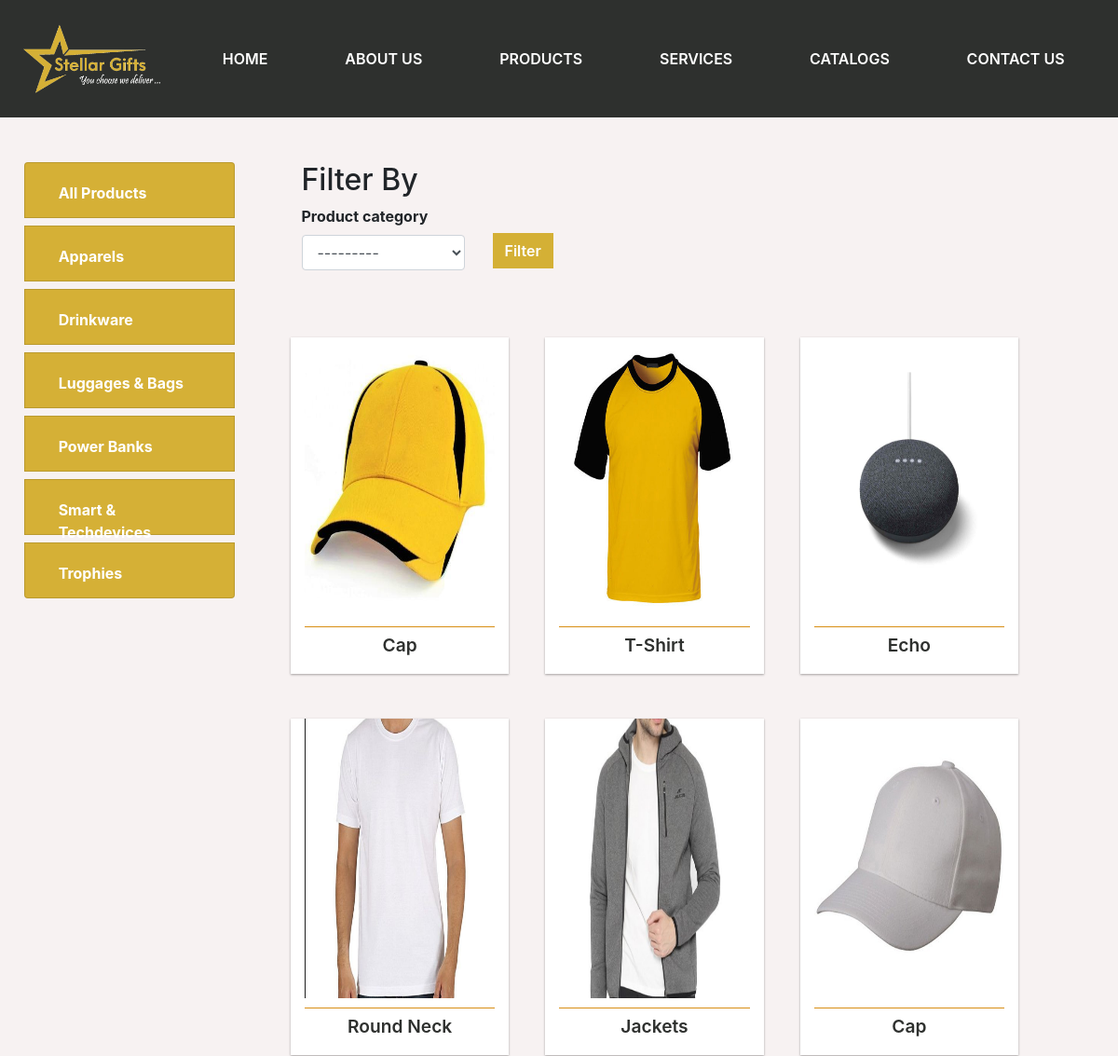
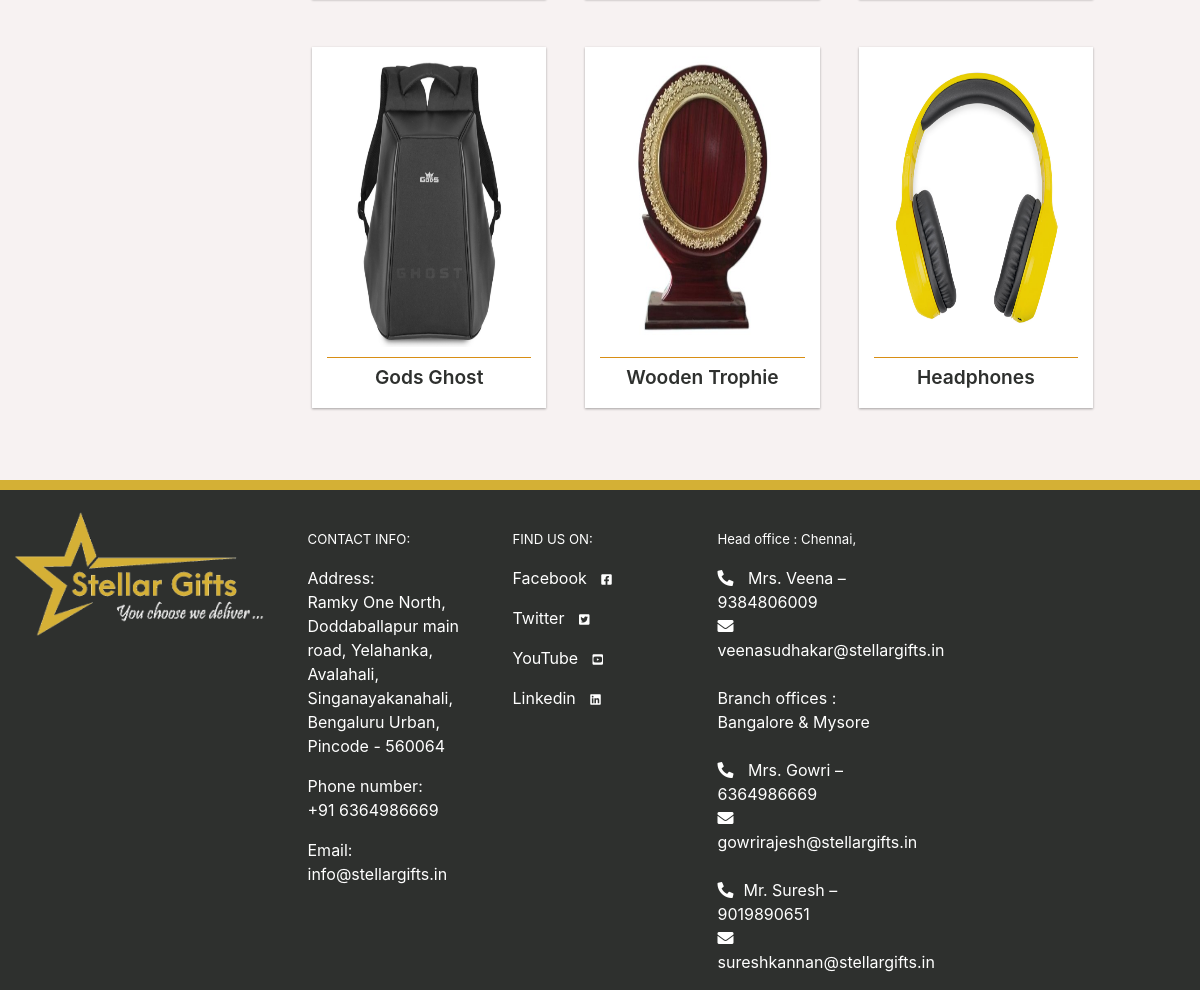
/projects/, run on the app's committed database (2 pictures, top to bottom).
### projects/models.py (models this page shows, shortened)
class Category(models.Model):
    name = models.CharField(max_length=100, blank=False, null=False)
    class Meta:
        verbose_name_plural = "Main Category"

class Product(models.Model):
    product_name = models.CharField(max_length=200, blank=False, null=False)
    image = models.ImageField(default="400-200.png", null=False, blank=True)
    product_category = models.ForeignKey('Product_category', null=False, blank=False, on_delete=models.CASCADE)
    product_description = RichTextField(blank=False, null=False)
    product_technical_specs = RichTextField(blank=False, null=False)
    price = models.IntegerField(blank=False, null=False)
    product_tag = models.CharField(max_length=50, blank=False, null=False)
    category = models.ForeignKey('Category', null=False, blank=False, default=1, on_delete=models.CASCADE)
    mok = models.IntegerField(default=0, blank=False, null=False)
    class Meta:
        verbose_name_plural = "Product"

### projects/views.py (the view)
# urls.py: path('projects/', views.projects, name='projects'),
def projects(request):
    products = Product.objects.all()
    categorys = Category.objects.all()
    myFilter = ProductFilter(request.GET, queryset=products)
    products = myFilter.qs
    context = {'products':products, 'categorys':categorys, 'myFilter':myFilter}
    return render(request, 'projects/projects.html', context)

### projects/models.py (called while the page is built)
    def __str__(self):
        return self.name

### projects/templates/projects/projects.html
{% extends 'main.html' %}
{%load crispy_forms_tags %}
{% block content %}
    <div class="row project-bg">
        <div class="col-3 mt-5">
            <div class="row d-flex justify-content-center">
                <div class="col-10">
                    <ul class="list-group">
                        <li class="list-group-item mb-2">
                            <a class="nav-link active fullwidth prod-links"
                          href="{% url 'projects' %}">
                          All Products
                          </a>
                        </li>
                    {% for category in categorys %}
                        <li class="list-group-item mb-2">
                            <a class="nav-link active fullwidth"
                          href="{% url 'category' category.id %}">
                          {{ category.name }}
                          </a>
                        </li>
                        {% endfor %}
                    </ul>
                </div>
            </div>
        </div>
        <div class="col-8 mt-4 mb-5">
            <div class="row">
                <div class="col-12">
                    <h2 class="ml-3 mt-4">Filter By</h2>
                </div>
                <div class="col-12">
                    <form action="">
                        <div class="row">
                            <div class="col-3 forlabel ml-3 bord">
                                {{ myFilter.form | crispy }}
                            </div>
                            <div class="col-4  ml-3bord adjus">
                                <button class="btn btnsubmit" type="submit">Filter</button>
                            </div>
                        </div>
                    </form>
                </div>
            </div>
            <div class="row">
                    {% for product in products %}
                    <div class="col-4">
                        <div class="row">
                            <div class="col-12 col-md-12 col-lg-12 p-4 wow fadeInUp">
                                <div class="row d-flex justify-content-center">
                                    <div class="col-11 product-grid">
                                        <div class="row">
                                            <div class="col-12 d-flex justify-content-center">
                                            <a href="{% url 'product_details' product.id %}">
                                                <img src="{{ product.image.url }}" alt="" class="img-fluid prodimgheight">
                                                </a>
                                            </div>
                                        </div>
                                        <div class="row">
                                            <div class="col-12">
                                                <p class="prodname">
                                                    {{product.product_name}}
                                                </p>
                                            </div>
                                        </div>
                                    </div>
                                </div>
                            </div>
                        </div>
                    </div>
                    {% endfor %}
            </div>
        </div>
    </div>
{% endblock content %}

### static/css/style.css (style rules this page uses)
body { font-family: 'Open Sans', sans-serif; font-family: 'Roboto', sans-serif; }
.nav-link { color: rgb(255, 255, 255) !important; font-weight: 600; }
.prod-links { color:#ffffff; }
.list-group-item { background-color: #d5b036 !important; height: 60px; }
.list-group-item a { font-weight: 700; color: #ffffff !important; }
.adjus { margin-top:10px }
.forlabel label { font-weight: 700; }
.btnsubmit { background-color: #d4b035; border-radius: 0px !important; margin-top: 20px; margin-bottom: 50px; color: #fff; font-weight: 600 !important; }
.project-bg { background-color: #f7f2f2; }
.product-grid { height: auto; background-color: #ffffff; box-shadow: 0 1px 3px rgba(0,0,0,0.12), 0 1px 2px rgba(0,0,0,0.24); }
.pagination-success .page-item.active .page-link, a { background: #d88e14; border-color: #000 }
.pagination.pagination-rounded-flat .page-item .page-link, a { border: none; border-radius: 50px }
.pagination-success .page-item.active .page-link, a { color: #fff !important; }
.fullwidth { width: 100% !important; }
.prodname { color: #2e302e; border-top: 1px solid #d88e14; padding-top:5px; margin-top: 10px; text-align: center !important; font-size: 1.2rem; text-transform:capitalize; font-weight: 600; }
.prodimgheight { max-height: 300px; min-height: 300px; }

### data on the page
Category: name "Apparels"
Category: name "Drinkware"
Category: name "Luggages & Bags"
Category: name "Power Banks"
Category: name "Smart & Techdevices"
Category: name "Trophies"
Product: image (picture), product_name "Cap"
Product: image (picture), product_name "T-Shirt"
Product: image (picture), product_name "Echo"
Product: image (picture), product_name "Round Neck"
Product: image (picture), product_name "Jackets"
Product: image (picture), product_name "Cap"
Product: image (picture), product_name "Gods Ghost"
Product: image (picture), product_name "Wooden Trophie"
Product: image (picture), product_name "Headphones"
